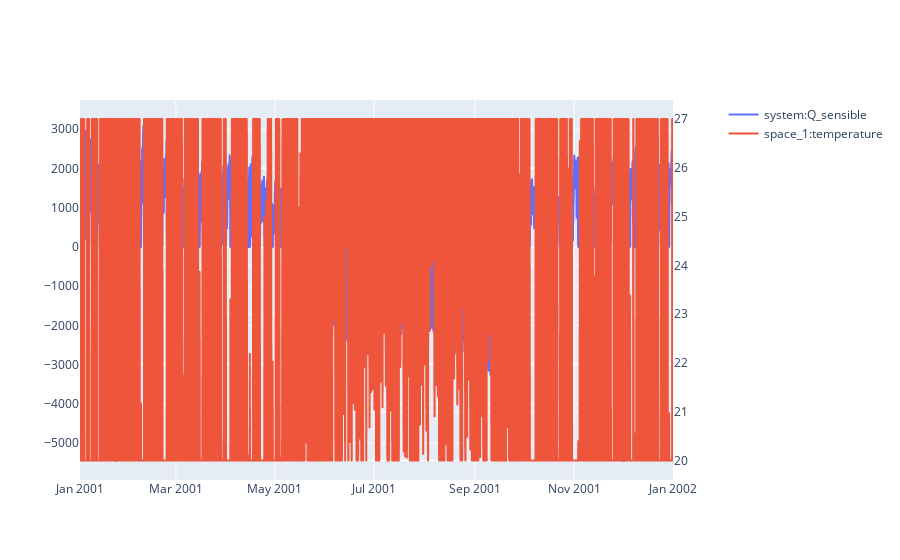

Here is the notebook cell this chart was saved with:
### Code cell
sim.plot(pro.dates(),[pro.component("system").variable("Q_sensible"),pro.component("space_1").variable("temperature")],axis=[1,2])

### Figure 1 — Plotly figure (JSON) as saved in the notebook; plotly's stock layout.template omitted (floating-point values rounded to 4 significant figures; data arrays with more than 128 entries replaced by an {"elided": "..."} marker saying what was removed)
{"data": [{"hovertemplate": "date=%{x}<br>system:Q_sensible=%{y}<extra></extra>", "legendgroup": "", "line": {"dash": "solid"}, "marker": {"symbol": "circle"}, "mode": "lines", "name": "system:Q_sensible", "showlegend": true, "type": "scattergl", "x": {"elided": "8760 str values"}, "xaxis": "x", "y": {"elided": "8760 float values"}, "yaxis": "y"}, {"hovertemplate": "date=%{x}<br>space_1:temperature=%{y}<extra></extra>", "legendgroup": "", "line": {"dash": "solid"}, "marker": {"symbol": "circle"}, "mode": "lines", "name": "space_1:temperature", "showlegend": true, "type": "scattergl", "x": {"elided": "8760 str values"}, "xaxis": "x", "y": {"elided": "8760 float values"}, "yaxis": "y2"}], "layout": {"xaxis": {"anchor": "y", "domain": [0, 0.94]}, "yaxis": {"anchor": "x", "domain": [0, 1]}, "yaxis2": {"anchor": "x", "overlaying": "y", "side": "right"}}}
